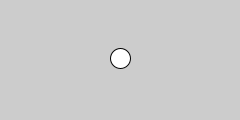
Frame 1 (no input)
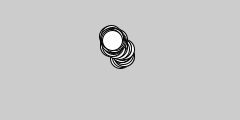
Frame 60 (the mouse pressed at the canvas centre just before this capture)
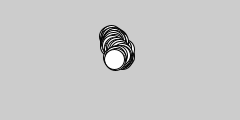
Frame 120 (the mouse held since frame 60 and released just before this capture)

The Processing sketch that drew these frames (run headless with seeded random() and noise(); from frame 60 on, the mouse is pressed at the canvas centre):

// Processing sketch: FV_Assignment_8
// ── FV_Assignment_8.pde
// Getting Started with Processing
// Example 8-9: Move Shapes Randomly
// Controls: ...

float speed = 2.5;
int diameter = 20;
float x;
float y;

void setup() {
  size(240, 120);
  colorMode(HSB, 360, 100, 100, 100);
  x = width/2;
  y = height/2;
}

void draw() {
  x += random(-speed, speed);
  y += random(-speed, speed);
  ellipse(x, y, diameter, diameter);
}
